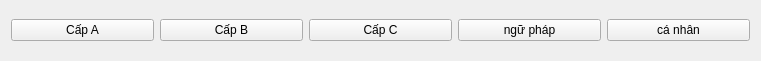
   <widget class="QWidget" name="horizontalLayoutWidget">
    <property name="geometry">
     <rect>
      <x>0</x>
      <y>0</y>
      <width>761</width>
      <height>61</height>
     </rect>
    </property>
    <layout class="QHBoxLayout" name="bang_cap">
     <item>
      <widget class="QPushButton" name="capa">
       <property name="text">
        <string>Cấp A</string>
       </property>
       <property name="checkable">
        <bool>true</bool>
       </property>
      </widget>
     </item>
     <item>
      <widget class="QPushButton" name="capb">
       <property name="text">
        <string>Cấp B</string>
       </property>
       <property name="checkable">
        <bool>true</bool>
       </property>
       <property name="checked">
        <bool>false</bool>
       </property>
       <property name="autoRepeat">
        <bool>false</bool>
       </property>
      </widget>
     </item>
     <item>
      <widget class="QPushButton" name="capc">
       <property name="text">
        <string>Cấp C</string>
       </property>
       <property name="checkable">
        <bool>true</bool>
       </property>
      </widget>
     </item>
     <item>
      <widget class="QPushButton" name="nguphap">
       <property name="text">
        <string>ngữ pháp</string>
       </property>
      </widget>
     </item>
     <item>
      <widget class="QPushButton" name="canhan">
       <property name="text">
        <string>cá nhân</string>
       </property>
      </widget>
     </item>
    </layout>
   </widget>
